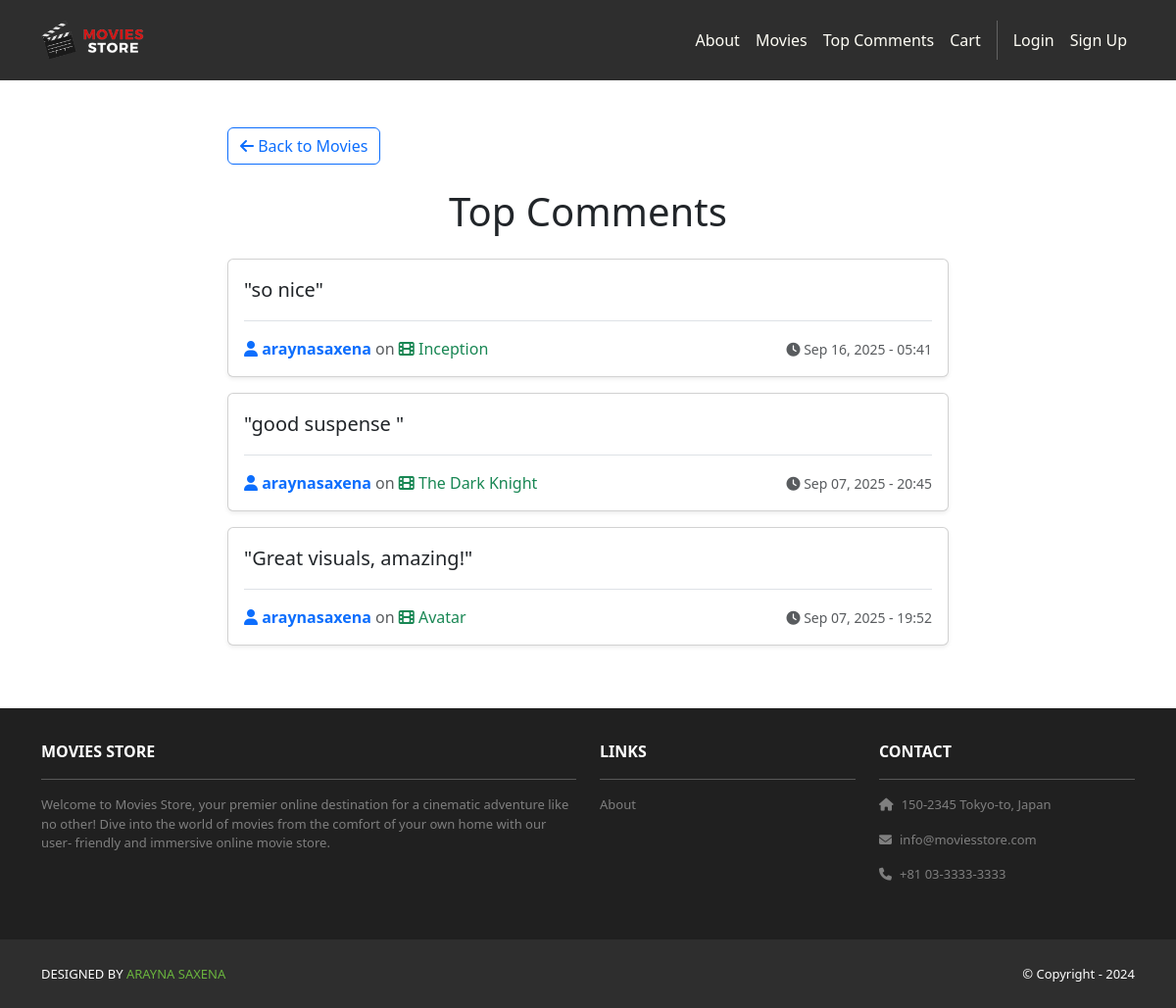
Screenshot of /movies/top-comments/ with the database file from the repository.
### movies/models.py (models this page shows, shortened)
class Review(models.Model):
    id = models.AutoField(primary_key=True)
    comment = models.CharField(max_length=255)
    date = models.DateTimeField(auto_now_add=True)
    movie = models.ForeignKey(Movie, on_delete=models.CASCADE)
    user = models.ForeignKey(User, on_delete=models.CASCADE)

class Movie(models.Model):
    id = models.AutoField(primary_key=True)
    name = models.CharField(max_length=255)
    price = models.IntegerField()
    description = models.TextField()
    image = models.ImageField(upload_to='movie_images/')

### movies/views.py (the view)
# urls.py: path('top-comments/', views.top_comments, name='movies.top_comments'),  # Add this line
def top_comments(request):
    top_reviews = Review.objects.select_related('user', 'movie').order_by('-date')[:20]
    template_data = {
        'title': 'Top Comments',
        'reviews': top_reviews
    }
    return render(request, 'movies/top_comments.html', {'template_data': template_data})

### movies/templates/movies/top_comments.html
{% extends "base.html" %}
{% block content %}
<div class="container my-5">
    <div class="row">
        <div class="col-lg-8 mx-auto">
            <a href="{% url 'movies.index' %}" class="btn btn-outline-primary mb-4">
                <i class="fas fa-arrow-left"></i> Back to Movies
            </a>
            <h1 class="text-center mb-4">{{ template_data.title }}</h1>
            {% if template_data.reviews %}
                {% for review in template_data.reviews %}
                    <div class="card mb-3 shadow-sm">
                        <div class="card-body">
                            <blockquote class="blockquote mb-3">
                                <p class="mb-0">"{{ review.comment }}"</p>
                            </blockquote>
                            <div class="d-flex justify-content-between align-items-center border-top pt-3">
                                <div>
                                    <strong class="text-primary">
                                        <i class="fas fa-user"></i> {{ review.user.username }}
                                    </strong>
                                    <span class="text-muted">on</span>
                                    <a href="{% url 'movies.show' review.movie.id %}" class="text-success text-decoration-none">
                                        <i class="fas fa-film"></i> {{ review.movie.name }}
                                    </a>
                                </div>
                                <small class="text-muted">
                                    <i class="fas fa-clock"></i> {{ review.date|date:"M d, Y - H:i" }}
                                </small>
                            </div>
                        </div>
                    </div>
                {% endfor %}
            {% else %}
                <div class="text-center">
                    <div class="alert alert-info" role="alert">
                        <i class="fas fa-info-circle"></i> No comments found.
                    </div>
                </div>
            {% endif %}
        </div>
    </div>
</div>
{% endblock content %}

### rows the page displays
Review: comment "so nice", user.username "araynasaxena", movie.name "Inception", date "Sep 16, 2025 - 05:41"
Review: comment "good suspense", user.username "araynasaxena", movie.name "The Dark Knight", date "Sep 07, 2025 - 20:45"
Review: comment "Great visuals, amazing!", user.username "araynasaxena", movie.name "Avatar", date "Sep 07, 2025 - 19:52"

### other values shown
{{ template_data.title }} "Top Comments"
